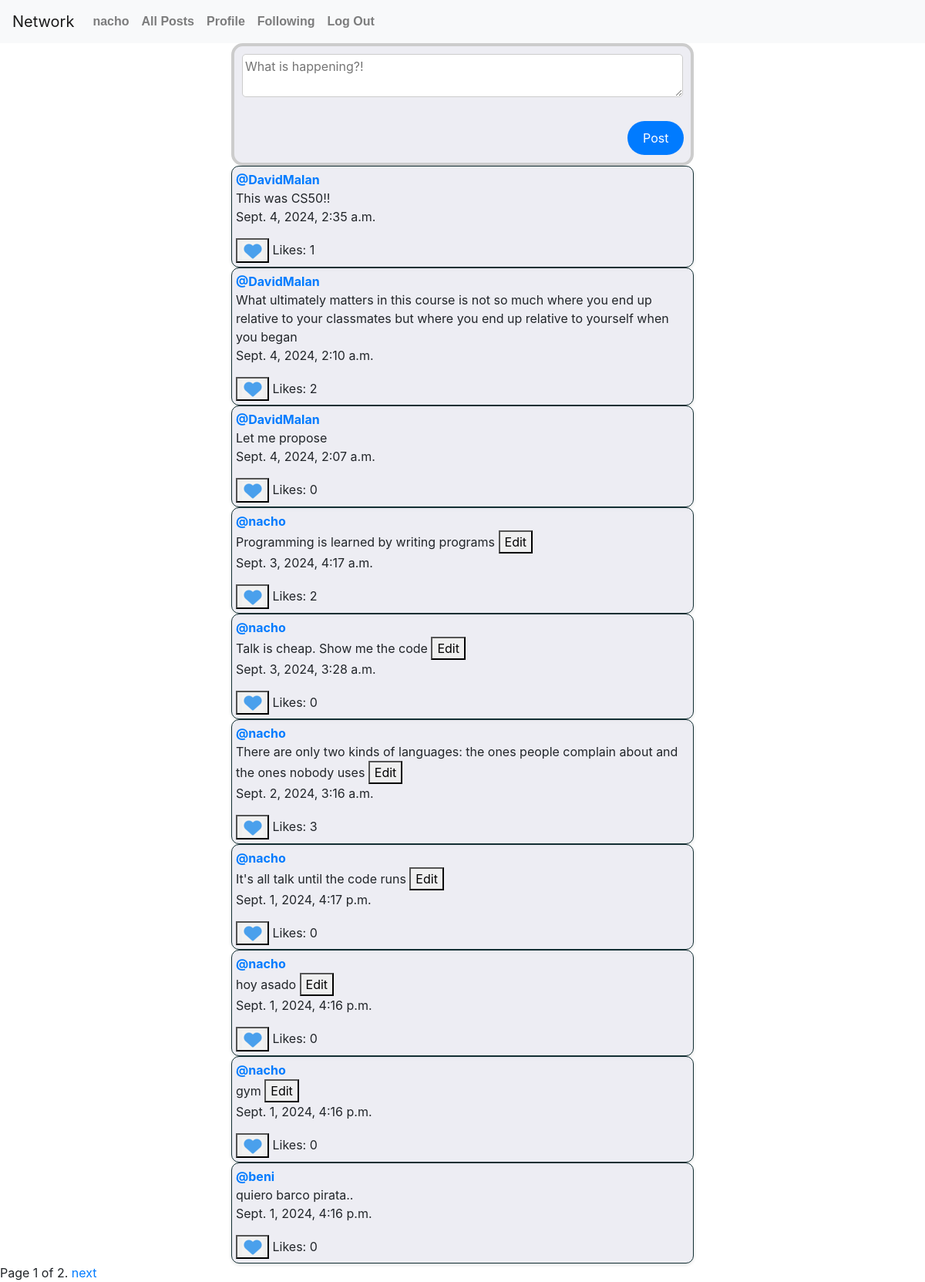
/ (signed in), run on the app's committed database.
### network/models.py (models this page shows)
class User(AbstractUser):
    following = models.ManyToManyField('self', symmetrical=False, blank=True, related_name="followers")

class Tweet(models.Model):
    content = models.TextField()
    users_liked = models.ManyToManyField(User, blank=True, related_name="liked_tweets")
    owner = models.ForeignKey(User, on_delete=models.CASCADE)
    timestamp = models.DateTimeField(auto_now_add=True)

### network/views.py (the view)
# urls.py: path("", views.index, name="index"),
def index(request):
    tweets = Tweet.objects.all().order_by('-timestamp')
    paginator = Paginator(tweets, 10)
    page_number = request.GET.get('page')
    tweets_page = paginator.get_page(page_number)
    return render(request, "network/index.html", {'tweets': tweets_page})

### network/templates/network/index.html (shortened to what this page needs)
{% extends "network/layout.html" %}
{% load static %}
{% block body %}
{% if user.is_authenticated %}
<div class="form-container">
  <form action="{% url 'create' %}" method="post">
      <textarea id="content" name="content" maxlength="255" required placeholder="What is happening?!"></textarea><br><br>
      <button type="submit" class="post-submit">Post</button>
      </div>
</div>
{% endif %}
{% for tweet in tweets %}
<div class="tweet" data-id="{{ tweet.id }}">
    <a  href="{% url 'profile' tweet.owner %}"><strong>@{{ tweet.owner }}</strong> </a>
    <div class="content">
      <span class="content-span"> {{ tweet.content }}</span>
      {% if tweet.owner.id == request.user.id %}
      <button  class="edit" data-info="{{tweet.content}}">Edit</button>
      {% endif %}
    </div>
    <p> {{ tweet.timestamp }}</p>
    <div class="like-count">
      {% if user.is_authenticated %}
      <button  class="like" ><img src="{% static 'network/heart.png' %}" alt="Like" ></button>
      {% endif %}
      <span>Likes: </span>
      <span class="like-count-value">{{tweet.users_liked.count}}</span>
    </div>
</div>
{% endfor %}
<div class="pagination">
    <span class="step-links">
      <span class="current">
        Page {{ tweets.number }} of {{ tweets.paginator.num_pages }}.
      </span>
      {% if tweets.has_next %}
        <a href="?page={{ tweets.next_page_number }}">next</a>
      {% endif %}
    </span>
  </div>
{% endblock %}

### network/templates/network/layout.html (shortened to what this page needs)
{% load static %}
<!DOCTYPE html>
<html lang="en">
    <head>
        <link rel="stylesheet" href="https://stackpath.bootstrapcdn.com/bootstrap/4.4.1/css/bootstrap.min.css">
        <link href="{% static 'network/styles.css' %}" rel="stylesheet">
    </head>
    <body>
        <nav class="navbar navbar-expand-lg navbar-light bg-light">
            <a class="navbar-brand" href="#">Network</a>
            <div>
              <ul class="navbar-nav mr-auto">
                {% if user.is_authenticated %}
                    <li class="nav-item">
                        <a class="nav-link" href="#"><strong>{{ user.username }}</strong></a>
                    </li>
                {% endif %}
                <li class="nav-item">
                  <a class="nav-link" href="{% url 'index' %}">All Posts</a>
                </li>
                {% if user.is_authenticated %}
                    <li class="nav-item">
                        <a class="nav-link" href="{% url 'profile' request.user %}">Profile</a>
                    </li>
                    <li class="nav-item">
                        <a class="nav-link" href="{% url 'following' %}">Following</a>
                    </li>
                    <li class="nav-item">
                        <a class="nav-link" href="{% url 'logout' %}">Log Out</a>
                    </li>
                {% endif %}
              </ul>
            </div>
          </nav>
        <div class="body">
            {% block body %}
            {% endblock %}
    </body>
</html>

### network/static/network/styles.css (style rules this page uses)
.tweet { background-color: #e5e5eeab; border: 1px solid #132f33; padding: 5px; border-radius: 10px; box-shadow: 0 2px 4px rgba(0, 0, 0, 0.1); width: 100%; max-width: 600px; margin: 0 auto; }
.nav-link { font-family: sans-serif; font-weight: bold; font-size: 16px; }
.form-container { border: 4px solid #ccc; border-radius: 15px; padding: 10px; max-width: 600px; margin: 0 auto; background-color: #e5e5eeab;; width: 100%; }
.form-container textarea { margin-bottom: 1px; padding: 3px; border-radius: 5px; border: 1px solid #ccc; width: 100%; box-sizing: border-box; }
.post-submit { background-color: #007BFF; color: white; border: none; padding: 10px 20px; border-radius: 30px; font-size: 16px; cursor: pointer; transition: background-color 0.3s; justify-content: right; margin-left: 500px; }

### data on the page
User: username "nacho"
Tweet: owner "DavidMalan", content "This was CS50!!", timestamp "Sept. 4, 2024, 2:35 a.m.", users_liked.count "1"
Tweet: owner "DavidMalan", content "What ultimately matters in this course is not so much where you end up relative to your classmates but where you end up relative to yourself when you began", timestamp "Sept. 4, 2024, 2:10 a.m.", users_liked.count "2"
Tweet: owner "DavidMalan", content "Let me propose", timestamp "Sept. 4, 2024, 2:07 a.m.", users_liked.count "0"
Tweet: owner "nacho", content "Programming is learned by writing programs", timestamp "Sept. 3, 2024, 4:17 a.m.", users_liked.count "2"
Tweet: owner "nacho", content "Talk is cheap. Show me the code", timestamp "Sept. 3, 2024, 3:28 a.m.", users_liked.count "0"
Tweet: owner "nacho", content "There are only two kinds of languages: the ones people complain about and the ones nobody uses", timestamp "Sept. 2, 2024, 3:16 a.m.", users_liked.count "3"
Tweet: owner "nacho", content "It's all talk until the code runs", timestamp "Sept. 1, 2024, 4:17 p.m.", users_liked.count "0"
Tweet: owner "nacho", content "hoy asado", timestamp "Sept. 1, 2024, 4:16 p.m.", users_liked.count "0"
Tweet: owner "nacho", content "gym", timestamp "Sept. 1, 2024, 4:16 p.m.", users_liked.count "0"
Tweet: owner "beni", content "quiero barco pirata..", timestamp "Sept. 1, 2024, 4:16 p.m.", users_liked.count "0"

### other printed values
{{ tweets.number }} "1"
{{ tweets.paginator.num_pages }} "2"
